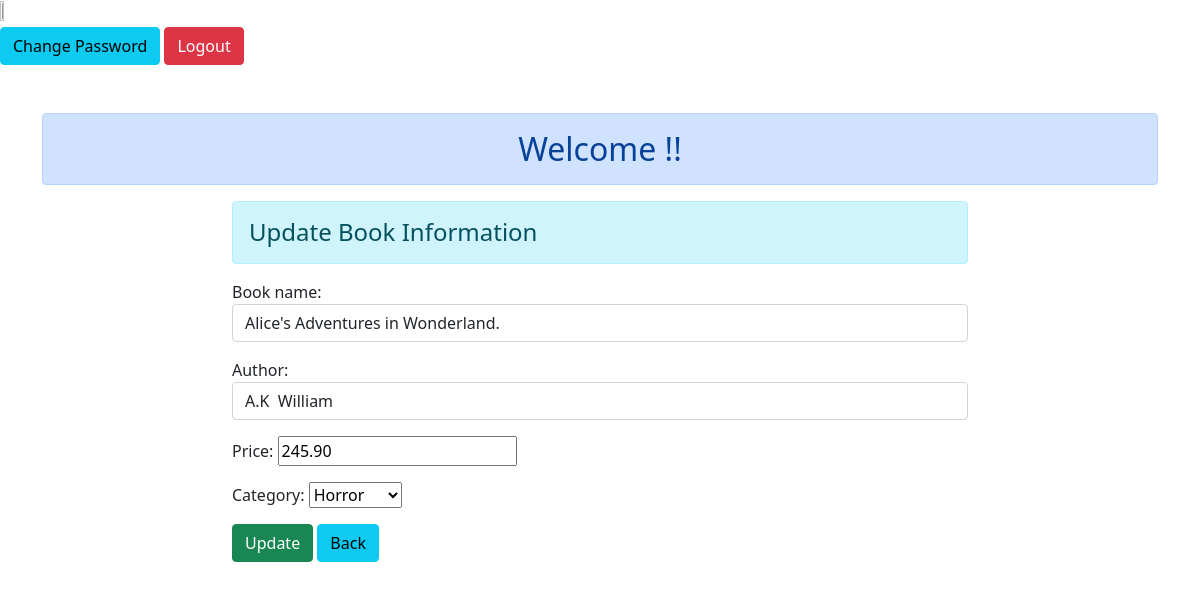
Page /2/ on the committed database.
### authentication/models.py (models this page shows)
class Books(models.Model):
    book_name = models.CharField(max_length=250,default='')
    category = models.CharField(max_length=100, choices=STATUS_CHOICES,default=False)
    author = models.CharField(max_length=30,default='')
    price = models.DecimalField(max_digits=6, decimal_places=2,default =0.00)

### authentication/views.py (the view)
# urls.py: path('<int:id>/',views.update_data, name="updatedata"),
def update_data(request, id):
    if request.method == 'POST':
        pi = Books.objects.get(pk=id)
        fm = BooksRegistration(request.POST, instance=pi)
        if fm.is_valid():
            fm.save()
            messages.success(request, 'Updated Book Detail Successfully!!')
    else:
        pi = Books.objects.get(pk=id)
        fm = BooksRegistration(instance=pi)
    return render(request, 'authentication/update.html' , {'form':fm})

### authentication/forms.py
class BooksRegistration(forms.ModelForm):
    class Meta:
        model = Books
        fields = ['book_name','author','price','category']
        widgets = {
            'book_name':forms.TextInput(attrs={'class':'form-control'}),
            'author':forms.TextInput(attrs={'class':'form-control'}),
            'published_on': forms.DateTimeInput(attrs={'type': 'datetime-local'}),
        }

### authentication/templates/authentication/update.html (shortened to what this page needs)
{% extends 'authentication/base.html' %}
{% block content %}
<div class="row">
    <div class="col-sm-8 offset-2">
        <h4 class="alert alert-info"> Update Book Information </h4>
        <form action="" method="post">
           {{form.as_p}}
           <input type="submit" class="btn btn-success" value="Update">
           <a href="{% url 'addandshow' %}" class="btn btn-info">Back</a>
        </form>
    </div>
</div>
{% endblock content %}

### rows in the picture
Books: book_name "Alice's Adventures in Wonderland.", author "A.K William", price "245.90", category "Horror"
